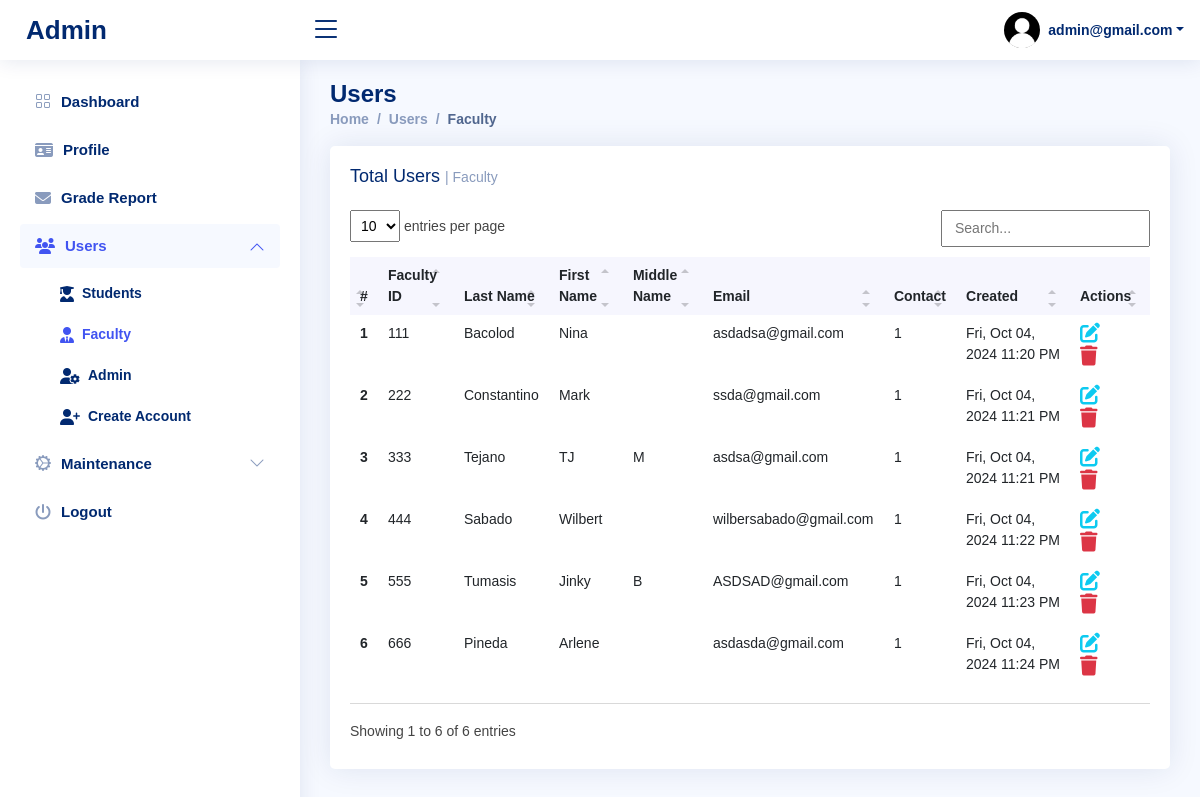
Page /admin/users/admin-users-prof.php (signed in) on the committed database.
### tables this page shows
CREATE TABLE `tbl_users` (
  `id` int(11) NOT NULL,
  `id_no` varchar(25) NOT NULL,
  `fname` varchar(50) NOT NULL,
  `mname` varchar(50) NOT NULL,
  `lname` varchar(50) NOT NULL,
  `contact` varchar(15) NOT NULL,
  `email` varchar(50) NOT NULL,
  `password` varchar(255) DEFAULT NULL,
  `role` enum('student','professor','admin') NOT NULL DEFAULT 'student',
  `image` varchar(100) NOT NULL DEFAULT 'noprofil.jpg',
  `date_created` datetime NOT NULL DEFAULT current_timestamp(),
  `date_updated` timestamp NOT NULL DEFAULT current_timestamp() ON UPDATE current_timestamp()
);

### admin/users/admin-users-prof.php (the view, shortened to what this page needs)
<?php
   include '../../include/server.php';
?>
<!DOCTYPE html>
<html lang="en">
<head>
   <link href="../../assets/css/font.css" rel="stylesheet">
   <link href="../../assets/css/bootstrap.min.css" rel="stylesheet">
   <link href="../../assets/css/bootstrap-icons.css" rel="stylesheet">
   <link href="../../assets/css/boxicons.min.css" rel="stylesheet">
   <link href="../../assets/css/remixicon.css" rel="stylesheet">
   <link href="../../assets/css/simple-datatables.css" rel="stylesheet">
   <link href="../../assets/font-awesome/all.min.css" rel="stylesheet">
   <link href="../../assets/css/style.css" rel="stylesheet">
</head>
<body>
   <header id="header" class="header fixed-top d-flex align-items-center">
      <div class="d-flex align-items-center justify-content-between">
         <a href="../dashboard/admin.php" class="logo d-flex align-items-center">
            <span class="d-none d-lg-block">Admin</span>
         </a>
         <i class="bi bi-list toggle-sidebar-btn"></i>
      </div>
      <nav class="header-nav ms-auto">
         <ul class="d-flex align-items-center">
            <li class="nav-item dropdown pe-3">
               <?php
                  $id = $_SESSION['user_id'];
                  $query = "SELECT * FROM tbl_users WHERE id ='$id'";
                  $result = mysqli_query($conn,$query);
                  if($result){
                     if(mysqli_num_rows($result) > 0){
                        while($row = mysqli_fetch_assoc($result)){
               ?>
               <a class="nav-link nav-profile d-flex align-items-center pe-0" href="#" data-bs-toggle="dropdown">
                  <img src="../../assets/image-profile/<?php echo $row['image']; ?>" alt="Profile" class="rounded-circle">
                  <span class="d-none d-md-block dropdown-toggle ps-2"><?php echo $row['email']?></span>
               </a>
            </li>
               <?php
                     }
                  }
               }
               ?>
         </ul>
      </nav>
   </header>
   <aside id="sidebar" class="sidebar">
      <ul class="sidebar-nav" id="sidebar-nav">
         <li class="nav-item">
            <a class="nav-link collapsed" href="../dashboard/admin.php">
               <i class="bi bi-grid"></i>
               <span>Dashboard</span>
            </a>
         </li>
         <li class="nav-item">
            <a class="nav-link collapsed" href="../profile/admin-profile.php">
               <i class="fa fa-id-card"></i>
               <span>Profile</span>
            </a>
         </li>
         <li class="nav-item">
            <a class="nav-link collapsed" href="../gradeReport/admin-grade.php">
               <i class="fa fa-envelope"></i>
               <span>Grade Report</span>
            </a>
         </li>
         <li class="nav-item">
            <a class="nav-link" data-bs-target="#users-nav" data-bs-toggle="collapse" href="#">
               <i class="fa fa-users"></i>
               <span>Users</span>
               <i class="bi bi-chevron-down ms-auto"></i>
            </a>
            <ul id="users-nav" class="nav-content collapse show" data-bs-parent="#sidebar-nav">
               <li> <a href="admin-users-stud.php"> <i class="fa fa-user-graduate"></i><span>Students</span> </a></li>
               <li> <a href="admin-users-prof.php" class="active"> <i class="fa fa-user-tie"></i><span>Faculty</span> </a></li>
               <li> <a href="admin-users-ad.php"> <i class="fa fa-user-gear"></i><span>Admin</span> </a></li>
               <li> <a href="admin-create.php"> <i class="fa fa-user-plus"></i><span>Create Account</span> </a></li>
            </ul>
         </li>
         <li class="nav-item">
            <a class="nav-link collapsed" data-bs-target="#maintenance-nav" data-bs-toggle="collapse" href="#">
               <i class="bi-gear-wide-connected"></i>
               <span>Maintenance</span>
               <i class="bi bi-chevron-down ms-auto"></i>
            </a>
         </li>
         <li class="nav-item">
            <a class="nav-link collapsed" href="../../include/logout.php">
               <i class="fa fa-power-off"></i>
               <span>Logout</span>
            </a>
         </li>
      </ul>
   </aside>
   <main id="main" class="main">
      <div class="pagetitle">
         <h1>Users</h1>
         <nav>
            <ol class="breadcrumb">
               <li class="breadcrumb-item"><a href="../dashboard/admin.php">Home</a></li>
               <li class="breadcrumb-item">Users</li>
               <li class="breadcrumb-item active">Faculty</li>
            </ol>
         </nav>
      </div>
      <section class="section dashboard">
         <div class="row">
            <div class="col-lg-12 m-auto">
               <div class="row">
                  <div class="col-12">
                     <div class="card admin-users overflow-auto">
                        <div class="card-body">
                           <h5 class="card-title">Total Users <span>| Faculty</span></h5>
                           <table class="table table-borderless datatable">
                              <thead>
                                 <tr>
                                    <th scope="col">#</th>
                                    <th scope="col">Faculty ID</th>
                                    <th scope="col">Last Name</th>
                                    <th scope="col">First Name</th>
                                    <th scope="col">Middle Name</th>
                                    <th scope="col">Email</th>
                                    <th scope="col">Contact</th>
                                    <th scope="col">Created</th>
                                    <th scope="col">Actions</th>
                                 </tr>
                              </thead>
                              <tbody>
                                 <?php
                                    $query = "SELECT * FROM tbl_users WHERE role = 'professor'";
                                    $result = mysqli_query($conn,$query);
                                    if($result){
                                       if(mysqli_num_rows($result) > 0){
                                          $no = 1;
                                          while($row = mysqli_fetch_assoc($result)){
                                             $timestamp = $row['date_created'];
                                 ?>
                                 <tr>
                                    <th scope="row"><?php echo $no;?></th>
                                    <td><?php echo $row['id_no']?></td>
                                    <td><?php echo $row['lname']?></td>
                                    <td><?php echo $row['fname']?></td>
                                    <td><?php echo $row['mname']?></td>
                                    <td><?php echo $row['email']?></td>
                                    <td><?php echo $row['contact']?></td>
                                    <td><?php echo date('D, M d, Y g:i A', strtotime($timestamp));?></td>
                                    <td>
                                    <a href="#" class="text-info me-3" data-bs-target="#prof_modal<?php echo $row['id']?>" data-bs-toggle="modal"><i class="fa-solid fa-pen-to-square fs-5"></i></a>
                                    <a href="#" class="text-danger me-3" data-bs-target="#profs_modal<?php echo $row['id']?>" data-bs-toggle="modal"><i class="fa-solid fa-trash fs-5"></i></a>
                                    </td>
                                 </tr>
                                 <?php
                                       $no++;
                                       }
                                    }
                                 }
                                 ?>
                              </tbody>
                           </table>
                        </div>
                     </div>
                  </div>
               </div>
            </div>
         </div>
      </section>
   </main>
</body>
</html>

### css/simple-datatables.css (style rules this page uses)
.dataTable-table { max-width: 100%; width: 100%; border-spacing: 0; border-collapse: separate; }
.dataTable-table > tbody > tr > td, .dataTable-table > tbody > tr > th, .dataTable-table > tfoot > tr > td, .dataTable-table > tfoot > tr > th, .dataTable-table > thead > tr > td, .dataTable-table > thead > tr > th { vertical-align: top; padding: 8px 10px; }
.dataTable-table > thead > tr > th { vertical-align: bottom; text-align: left; border-bottom: 1px solid #d9d9d9; }
.dataTable-table th { vertical-align: bottom; text-align: left; }

### css/style.css (style rules this page uses)
:root { scroll-behavior: smooth; }
body { font-family: "Poppins", sans-serif; background: #f6f9ff; color: #444444; }
a { color: #4154f1; text-decoration: none; }
h1, h2, h3, h4, h5, h6 { font-family: "Poppins", sans-serif; }
#main { margin-top: 60px; padding: 20px 30px; transition: all 0.3s; }
.pagetitle { margin-bottom: 10px; }
.pagetitle h1 { font-size: 24px; margin-bottom: 0; font-weight: 600; color: #012970; }
.card { margin-bottom: 30px; border: none; border-radius: 5px; box-shadow: 0px 0 30px rgba(1, 41, 112, 0.1); }
.card-title { padding: 20px 0 15px 0; font-size: 18px; font-weight: 500; color: #012970; font-family: "Poppins", sans-serif; }
.card-title span { color: #899bbd; font-size: 14px; font-weight: 400; }
.card-body { padding: 0 20px 20px 20px; }
.breadcrumb { font-size: 14px; font-family: "Poppins", sans-serif; color: #899bbd; font-weight: 600; }
.breadcrumb a { color: #899bbd; transition: 0.3s; }
.breadcrumb .breadcrumb-item::before { color: #899bbd; }
.breadcrumb .active { color: #51678f; font-weight: 600; }
.logo { line-height: 1; }
@media (min-width: 1200px) { .logo { width: 280px; } }
.logo span { font-size: 26px; font-weight: 700; color: #012970; font-family: "Poppins", sans-serif; }
.header { transition: all 0.5s; z-index: 997; height: 60px; box-shadow: 0px 2px 20px rgba(1, 41, 112, 0.1); background-color: #fff; padding-left: 20px; }
.header .toggle-sidebar-btn { font-size: 32px; padding-left: 10px; cursor: pointer; color: #012970; }
.header-nav ul { list-style: none; }
.header-nav > ul { margin: 0; padding: 0; }
.header-nav .nav-profile { color: #012970; }
.header-nav .nav-profile img { max-height: 36px; }
.header-nav .nav-profile span { font-size: 14px; font-weight: 600; }
.sidebar { position: fixed; top: 60px; left: 0; bottom: 0; width: 300px; z-index: 996; transition: all 0.3s; padding: 20px; overflow-y: auto; scrollbar-width: thin; scrollbar-color: #aab7cf transparent; box-shadow: 0px 0px 20px rgba(1, 41, 112, 0.1); background-color: #fff; }
@media (min-width: 1200px) { #main, #footer { margin-left: 300px; } }
.sidebar-nav { padding: 0; margin: 0; list-style: none; }
.sidebar-nav li { padding: 0; margin: 0; list-style: none; }
.sidebar-nav .nav-item { margin-bottom: 5px; }
.sidebar-nav .nav-link { display: flex; align-items: center; font-size: 15px; font-weight: 600; color: #4154f1; transition: 0.3; background: #f6f9ff; padding: 10px 15px; border-radius: 4px; }
.sidebar-nav .nav-link i { font-size: 16px; margin-right: 10px; color: #4154f1; }
.sidebar-nav .nav-link.collapsed { color: #012970; background: #fff; }
.sidebar-nav .nav-link.collapsed i { color: #899bbd; }
.sidebar-nav .nav-link .bi-chevron-down { margin-right: 0; transition: transform 0.2s ease-in-out; }
.sidebar-nav .nav-link:not(.collapsed) .bi-chevron-down { transform: rotate(180deg); }
.sidebar-nav .nav-content { padding: 5px 0 0 0; margin: 0; list-style: none; }
.sidebar-nav .nav-content a { display: flex; align-items: center; font-size: 14px; font-weight: 600; color: #012970; transition: 0.3; padding: 10px 0 10px 40px; transition: 0.3s; }
.sidebar-nav .nav-content a:hover, .sidebar-nav .nav-content a.active { color: #4154f1; }
.dashboard .admin-users { font-size: 14px; }
.dashboard .admin-users .table thead { background: #f6f6fe; }
.dashboard .admin-users .table thead th { border: 0; }

### rows in the picture
tbl_users: image (picture), email "admin@gmail.com"
tbl_users: id_no "111", lname "Bacolod", fname "Nina", email "asdadsa@gmail.com", contact "1", date_created "Fri, Oct 04, 2024 11:20 PM"
tbl_users: id_no "222", lname "Constantino", fname "Mark", email "ssda@gmail.com", contact "1", date_created "Fri, Oct 04, 2024 11:21 PM"
tbl_users: id_no "333", lname "Tejano", fname "TJ", mname "M", email "asdsa@gmail.com", contact "1", date_created "Fri, Oct 04, 2024 11:21 PM"
tbl_users: id_no "444", lname "Sabado", fname "Wilbert", email "wilbersabado@gmail.com", contact "1", date_created "Fri, Oct 04, 2024 11:22 PM"
tbl_users: id_no "555", lname "Tumasis", fname "Jinky", mname "B", email "ASDSAD@gmail.com", contact "1", date_created "Fri, Oct 04, 2024 11:23 PM"
tbl_users: id_no "666", lname "Pineda", fname "Arlene", email "asdasda@gmail.com", contact "1", date_created "Fri, Oct 04, 2024 11:24 PM"
